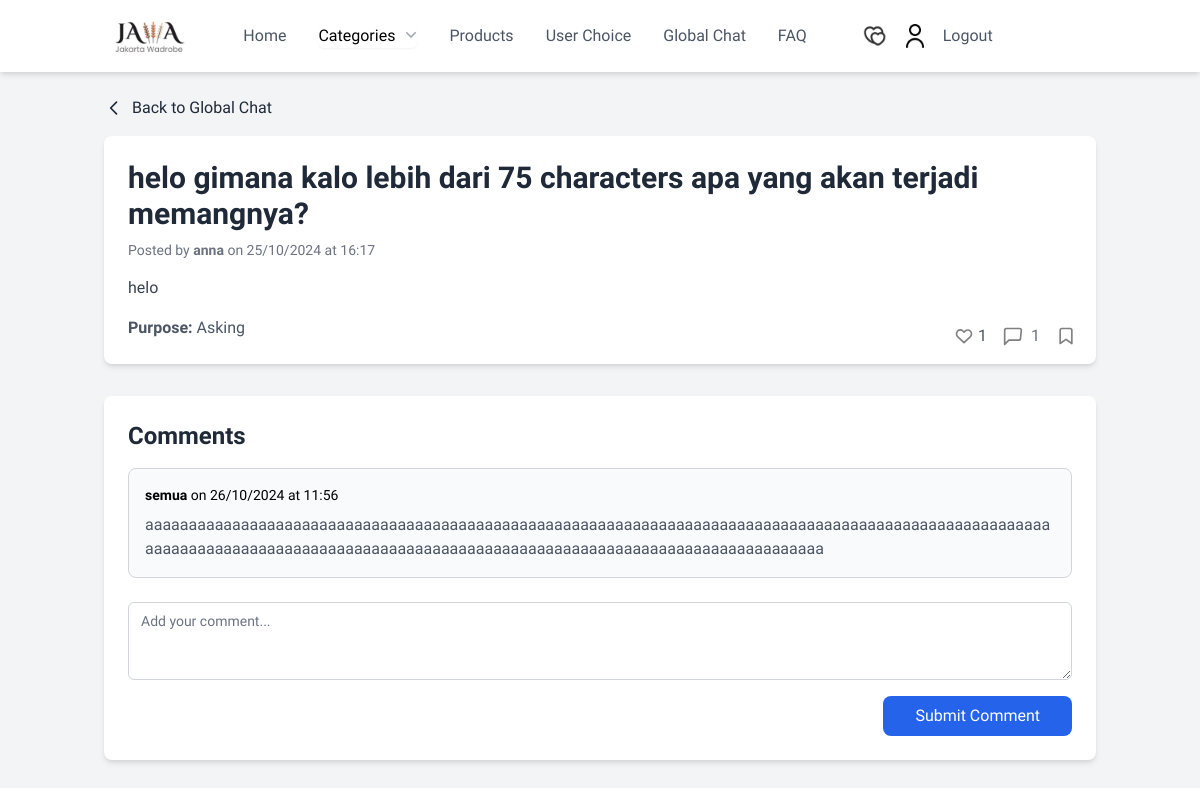
The page /globalChat/forum/9/ (signed in) on the database as committed earlier.
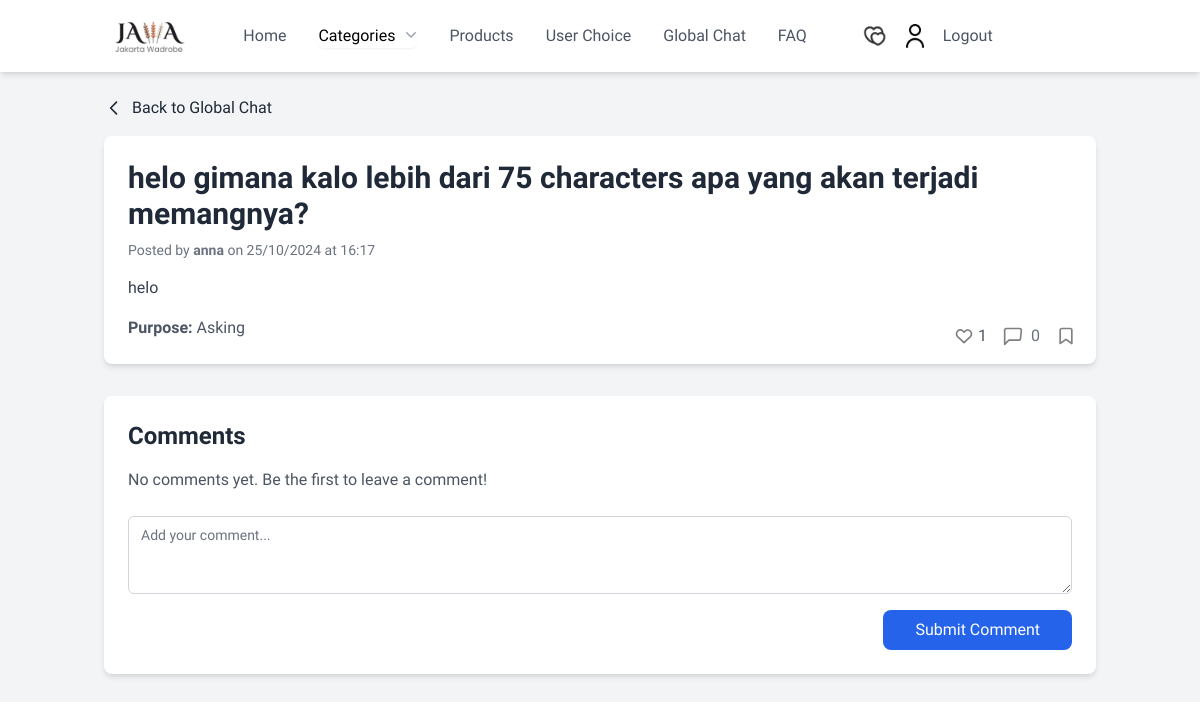
The same page on the database as committed later.
### globalChat/models.py (models this page shows, shortened)
class Comment(models.Model):
    forum = models.ForeignKey(Forum, related_name='comments', on_delete=models.CASCADE)
    user = models.ForeignKey(User, on_delete=models.CASCADE, related_name='globalchat_comments')
    text = models.TextField()
    posted_time = models.DateTimeField(default=timezone.now)

### globalChat/views.py (the view)
# urls.py: path('forum/<int:forum_id>/', views.detail_chat, name='detail_chat'),  # Routing untuk detail chat
@login_required(login_url="main:login")
def detail_chat(request, forum_id):
    forum = get_object_or_404(Forum, id=forum_id)
    comments = Comment.objects.filter(forum=forum).order_by('-posted_time')
    if request.method == 'POST':
        form = CommentForm(request.POST)
        if form.is_valid():
            comment = form.save(commit=False)
            comment.forum = forum
            comment.user = request.user  # Menyimpan user yang berkomentar
            comment.save()
            return redirect('globalChat:detail_chat', forum_id=forum.id)
    else:
        form = CommentForm()
    context = {
        'forum': forum,
        'comments': comments,
        'form': form,
    }
    return render(request, 'detail_chat.html', context)

### globalChat/forms.py
class CommentForm(forms.ModelForm):
    class Meta:
        model = Comment
        fields = ['text']
        widgets = {
            'text': forms.Textarea(attrs={
                'class': 'appearance-none rounded-none relative block w-full px-3 py-2 border border-gray-300 placeholder-gray-500 text-gray-900 rounded-md focus:outline-none focus:ring-blue-500 focus:border-blue-500 sm:text-sm',
                'placeholder': 'Add your comment...',
                'rows': 3,  # mengatur tinggi menjadi lebih kecil
                'cols': 50,  # opsional, untuk mengatur lebar
            }),
        }

### globalChat/templates/detail_chat.html (shortened to what the changed rows need)
<!DOCTYPE html>
<html lang="en">
<head>
    <link href="https://cdn.jsdelivr.net/npm/tailwindcss@2.2.19/dist/tailwind.min.css" rel="stylesheet">
</head>
<body class="bg-gray-100" style="font-family: 'Urbanist', sans-serif;">
    <div class="container mx-auto mt-24 px-4">
        <div class="relative bg-white shadow-md rounded-lg p-6">
            <div class="flex justify-between items-start">
                <div>
                    <h1 class="text-3xl font-bold text-gray-800">{{ forum.title }}</h1>
                </div>
            </div>
            <div class="absolute bottom-4 right-4 flex space-x-4 text-gray-600">
            <a href="#" class="flex items-center text-gray-500 hover:text-gray-500">
                <svg xmlns="http://www.w3.org/2000/svg" class="h-5 w-5 mr-1" viewBox="0 0 24 24" fill="none" stroke="#808080" stroke-width="2" stroke-linecap="round" stroke-linejoin="round">
                    <path d="M21 15a2 2 0 01-2 2H7l-5 5V5a2 2 0 012-2h16a2 2 0 012 2z"></path>
                </svg>
                <span class="ml-1">{{ comments.count }}</span>
            </a>
            </div>
        </div>
        <div class="mt-8 bg-white shadow-md rounded-lg p-6">
            <h2 class="text-2xl font-semibold text-gray-800">Comments</h2>
            <div class="mt-4 space-y-4">
                {% if comments %}
                    {% for comment in comments %}
                    <div class="bg-gray-50 p-4 rounded-lg border border-gray-300 relative">
                        <p class="text-sm text-black">
                            <strong>{{ comment.user }}</strong> on {{ comment.posted_time|date:"d/m/Y" }} at {{ comment.posted_time|time:"H:i" }}
                        </p>
                        <p class="text-gray-600 mt-2" style="word-break: break-word; white-space: normal;">{{ comment.text }}</p>
                    </div>
                    {% endfor %}
                {% else %}
                    <p class="text-gray-600">No comments yet. Be the first to leave a comment!</p>
                {% endif %}
            </div>
        </div>
</body>
</html>

Rows that differ between the two databases and show on the page:
removed Comment: user "semua", posted_time "26/10/2024", posted_time "11:56", text "aaaaaaaaaaaaaaaaaaaaaaaaaaaaaaaaaaaaaaaaaaaaaaaaaaaaaaaaaaaaaaaaaaaaaaaaaaaaaaaaaaaaaaaaaaaaaaaaaaaaaaaaaaaaaaaaaaaaaaaaaaaaaaaaaaaaaaaaaaaaaaaaaaaaaaaaaaaaaaaaaaaaaaaaaaaaaaaaaaaaaa"
Other text that changed with them:
{{ comments.count }}: "1" → "0"
text now shown: "No comments yet. Be the first to leave a comment!"
